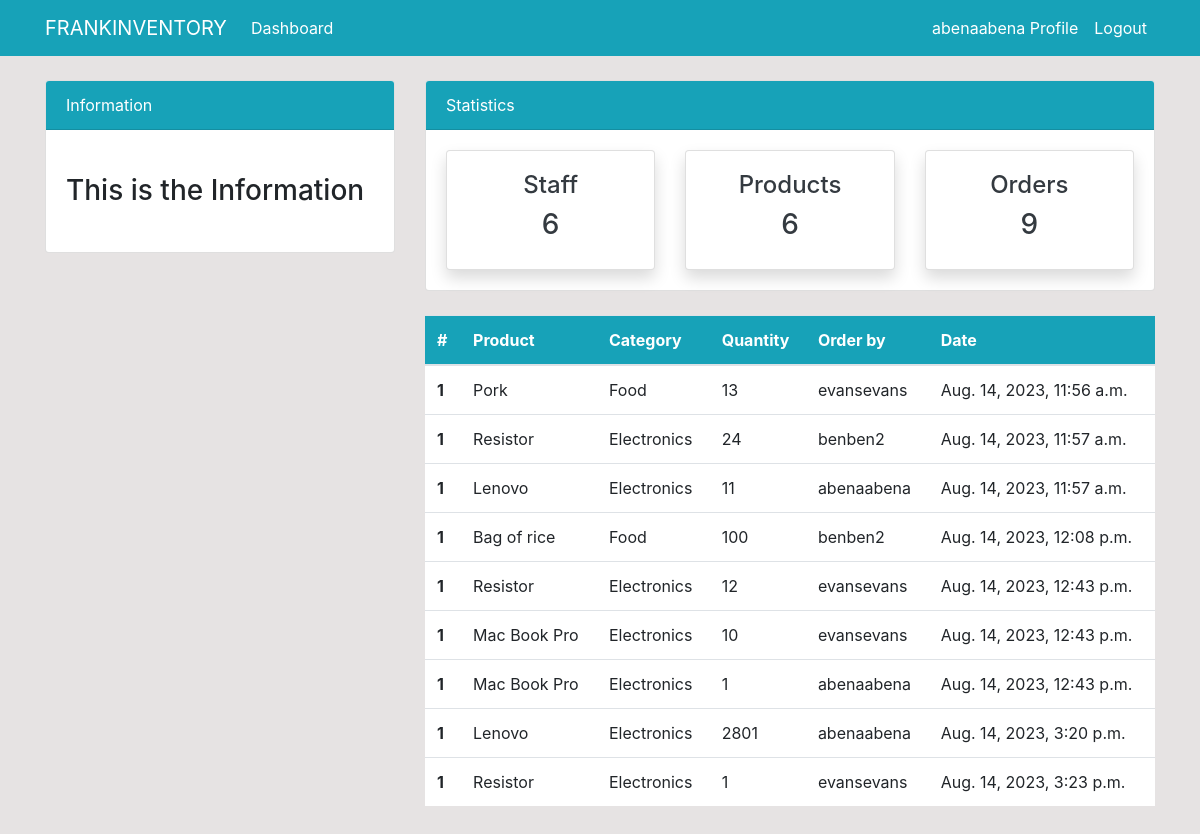
The page /order/ (signed in) on the database its author committed.
### dashboard/models.py (models this page shows, shortened)
class Order(models.Model):
	product = models.ForeignKey(Product, on_delete=models.CASCADE, null=True)
	staff = models.ForeignKey(User, on_delete=models.CASCADE, null=True)
	order_quantity = models.PositiveIntegerField(null=True)
	date = models.DateTimeField(auto_now_add=True)

class Product(models.Model):
	name = models.CharField(max_length=100, null=True)
	category = models.CharField(max_length=20, choices=CATEGORY, null=True)
	quantity = models.PositiveIntegerField(null=True)
	class Meta:
		verbose_name_plural = 'Product'

### dashboard/views.py (the view)
# urls.py: path('order/', views.order, name='dashboard-order'),
@login_required(login_url='user-login')
def order(request):
	orders = Order.objects.all()
	orders_count = orders.count()
	items_count = Product.objects.all().count()
	workers_count = User.objects.all().count()
	context = {
		'orders': orders,
		'orders_count': orders_count,
		'workers_count': workers_count,
		'items_count': items_count,
	}
	return render(request, 'dashboard/order.html', context)

### templates/dashboard/order.html (shortened to what this page needs)
{% extends 'partials/base.html' %}
{% block content %}
{% include 'partials/topnav.html' %}
    <div class="container">
        <div class="row my-4">
            <div class="col-md-4">
            </div>
            <div class="col-md-8">
                <table class="table bg-white">
                    <thead class="bg-info">
                        <tr class="text-white">
                            <th scope="col">#</th>
                            <th scope="col">Product</th>
                            <th scope="col">Category</th>
                            <th scope="col">Quantity</th>
                            <th scope="col">Order by</th>
                            <th scope="col">Date</th>
                        </tr>
                    </thead>
                    <tbody>
                        {% for ord_er in orders %}
                        <tr>
                            <th scope="row">1</th>
                            <td>{{ ord_er.product.name}}</td>
                            <td>{{ ord_er.product.category }}</td>
                            <td>{{ ord_er.order_quantity }}</td>
                            <td>{{ ord_er.staff.username }}</td>
                            <td>{{ord_er.date }}</td>
                        </tr>
                        {% endfor %}
                    </tbody>
                </table>
            </div>
        </div>
    </div>
{% endblock %}

### templates/partials/nav.html (shortened to what this page needs)
<nav class="navbar navbar-expand-lg navbar-info bg-info">
    <div class="container">
        {% if user.is_authenticated %}
        <a class="navbar-brand text-white" href="{% url 'dashboard-index' %}">FRANKINVENTORY</a>
        <div class="collapse navbar-collapse" id="navbarSupportedContent">
            <ul class="navbar-nav mr-auto">
                <li class="nav-item active">
                    <a class="nav-link text-white" href="{% url 'dashboard-index' %}">Dashboard </a>
                </li>
            </ul>
            <ul class="navbar-nav ml-auto">
                <li class="nav-item active">
                    <a class="nav-link text-white" href="{% url 'user-profile' %}"> {{user.username}} Profile
                        <span class="sr-only">(current)</span></a>
                </li>
                <li class="nav-item">
                    <a class="nav-link text-white" href="{% url 'user-logout' %}">Logout</a>
                </li>
            </ul>
        {% endif %}
        </div>
    </div>
</nav>

### static/style.css (style rules this page uses)
body { background: rgb(230, 227, 227); }

### rows shown on the page
Order: product.name "Pork", product.category "Food", order_quantity "13", staff.username "evansevans", date "Aug. 14, 2023, 11:56 a.m."
Order: product.name "Resistor", product.category "Electronics", order_quantity "24", staff.username "benben2", date "Aug. 14, 2023, 11:57 a.m."
Order: product.name "Lenovo", product.category "Electronics", order_quantity "11", staff.username "abenaabena", date "Aug. 14, 2023, 11:57 a.m."
Order: product.name "Bag of rice", product.category "Food", order_quantity "100", staff.username "benben2", date "Aug. 14, 2023, 12:08 p.m."
Order: product.name "Resistor", product.category "Electronics", order_quantity "12", staff.username "evansevans", date "Aug. 14, 2023, 12:43 p.m."
Order: product.name "Mac Book Pro", product.category "Electronics", order_quantity "10", staff.username "evansevans", date "Aug. 14, 2023, 12:43 p.m."
Order: product.name "Mac Book Pro", product.category "Electronics", order_quantity "1", staff.username "abenaabena", date "Aug. 14, 2023, 12:43 p.m."
Order: product.name "Lenovo", product.category "Electronics", order_quantity "2801", staff.username "abenaabena", date "Aug. 14, 2023, 3:20 p.m."
Order: product.name "Resistor", product.category "Electronics", order_quantity "1", staff.username "evansevans", date "Aug. 14, 2023, 3:23 p.m."

### other values the page prints
{{ user.username }} "abenaabena"
{{ workers_count }} "6"
{{ items_count }} "6"
{{ orders_count }} "9"
